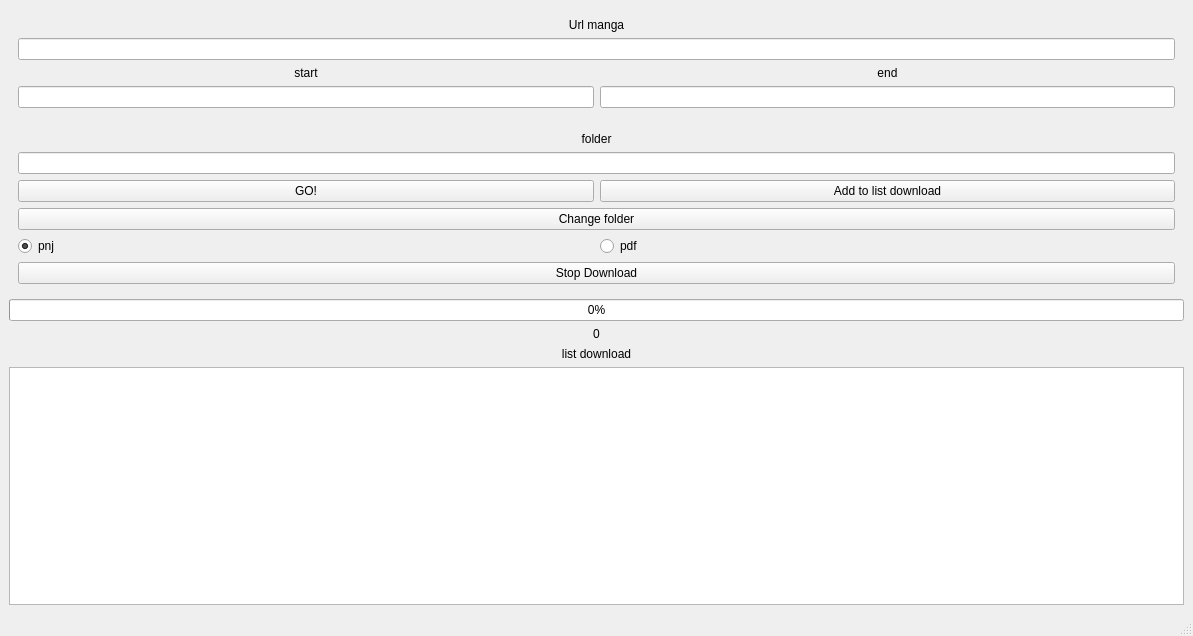
<?xml version="1.0" encoding="UTF-8"?>
<ui version="4.0">
 <class>MainWindow</class>
 <widget class="QMainWindow" name="MainWindow">
  <property name="geometry">
   <rect>
    <x>0</x>
    <y>0</y>
    <width>1193</width>
    <height>636</height>
   </rect>
  </property>
  <property name="windowTitle">
   <string>MainWindow</string>
  </property>
  <widget class="QWidget" name="Main">
   <layout class="QVBoxLayout" name="verticalLayout_2">
    <item>
     <widget class="QWidget" name="input_manga" native="true">
      <layout class="QVBoxLayout" name="verticalLayout">
       <item>
        <widget class="QLabel" name="lblUrlManga">
         <property name="text">
          <string>Url manga</string>
         </property>
         <property name="alignment">
          <set>Qt::AlignCenter</set>
         </property>
        </widget>
       </item>
       <item>
        <widget class="QLineEdit" name="leUrl"/>
       </item>
       <item>
        <layout class="QHBoxLayout" name="horizontalLayout_4">
         <item>
          <widget class="QLabel" name="lblEnd">
           <property name="text">
            <string>start</string>
           </property>
           <property name="alignment">
            <set>Qt::AlignCenter</set>
           </property>
          </widget>
         </item>
         <item>
          <widget class="QLabel" name="lblStart">
           <property name="text">
            <string>end</string>
           </property>
           <property name="alignment">
            <set>Qt::AlignCenter</set>
           </property>
          </widget>
         </item>
        </layout>
       </item>
       <item>
        <layout class="QHBoxLayout" name="horizontalLayout">
         <item>
          <widget class="QLineEdit" name="leStart"/>
         </item>
         <item>
          <widget class="QLineEdit" name="leEnd"/>
         </item>
        </layout>
       </item>
      </layout>
     </widget>
    </item>
    <item>
     <widget class="QWidget" name="widget_3" native="true">
      <layout class="QVBoxLayout" name="verticalLayout_4">
       <item>
        <widget class="QLabel" name="lblFolder">
         <property name="text">
          <string>folder</string>
         </property>
         <property name="alignment">
          <set>Qt::AlignCenter</set>
         </property>
        </widget>
       </item>
       <item>
        <widget class="QLineEdit" name="leFolder"/>
       </item>
       <item>
        <layout class="QHBoxLayout" name="horizontalLayout_2">
         <item>
          <widget class="QPushButton" name="btnGo">
           <property name="text">
            <string>GO!</string>
           </property>
          </widget>
         </item>
         <item>
          <widget class="QPushButton" name="btnAddQueue">
           <property name="text">
            <string>Add to list download</string>
           </property>
          </widget>
         </item>
        </layout>
       </item>
       <item>
        <widget class="QPushButton" name="btnChangeFolder">
         <property name="text">
          <string>Change folder</string>
         </property>
        </widget>
       </item>
       <item>
        <layout class="QHBoxLayout" name="horizontalLayout_5">
         <item>
          <widget class="QRadioButton" name="rbPnj">
           <property name="text">
            <string>pnj</string>
           </property>
           <property name="checked">
            <bool>true</bool>
           </property>
          </widget>
         </item>
         <item>
          <widget class="QRadioButton" name="rbPdf">
           <property name="text">
            <string>pdf</string>
           </property>
          </widget>
         </item>
        </layout>
       </item>
       <item>
        <widget class="QPushButton" name="btnStopDownload">
         <property name="text">
          <string>Stop Download</string>
         </property>
        </widget>
       </item>
      </layout>
     </widget>
    </item>
    <item>
     <widget class="QProgressBar" name="progressBar">
      <property name="value">
       <number>0</number>
      </property>
     </widget>
    </item>
    <item>
     <widget class="QLabel" name="lblProgressBarResult">
      <property name="text">
       <string>0</string>
      </property>
      <property name="alignment">
       <set>Qt::AlignCenter</set>
      </property>
     </widget>
    </item>
    <item>
     <widget class="QLabel" name="lblQueueDownload">
      <property name="text">
       <string>list download</string>
      </property>
      <property name="alignment">
       <set>Qt::AlignCenter</set>
      </property>
     </widget>
    </item>
    <item>
     <widget class="QTextBrowser" name="tbQueueDownload"/>
    </item>
   </layout>
  </widget>
  <widget class="QMenuBar" name="menubar">
   <property name="geometry">
    <rect>
     <x>0</x>
     <y>0</y>
     <width>1193</width>
     <height>26</height>
    </rect>
   </property>
  </widget>
  <widget class="QStatusBar" name="statusbar"/>
 </widget>
 <resources/>
 <connections/>
</ui>
